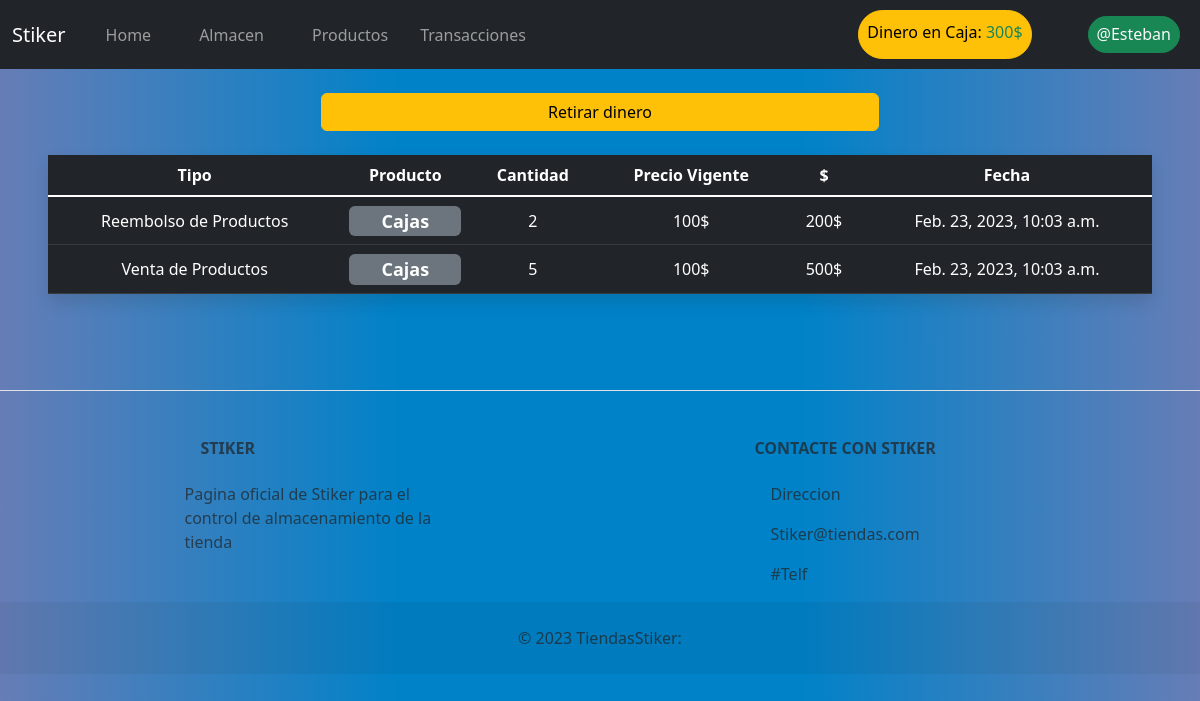
The page /Caja/ (signed in) on the database as committed earlier.
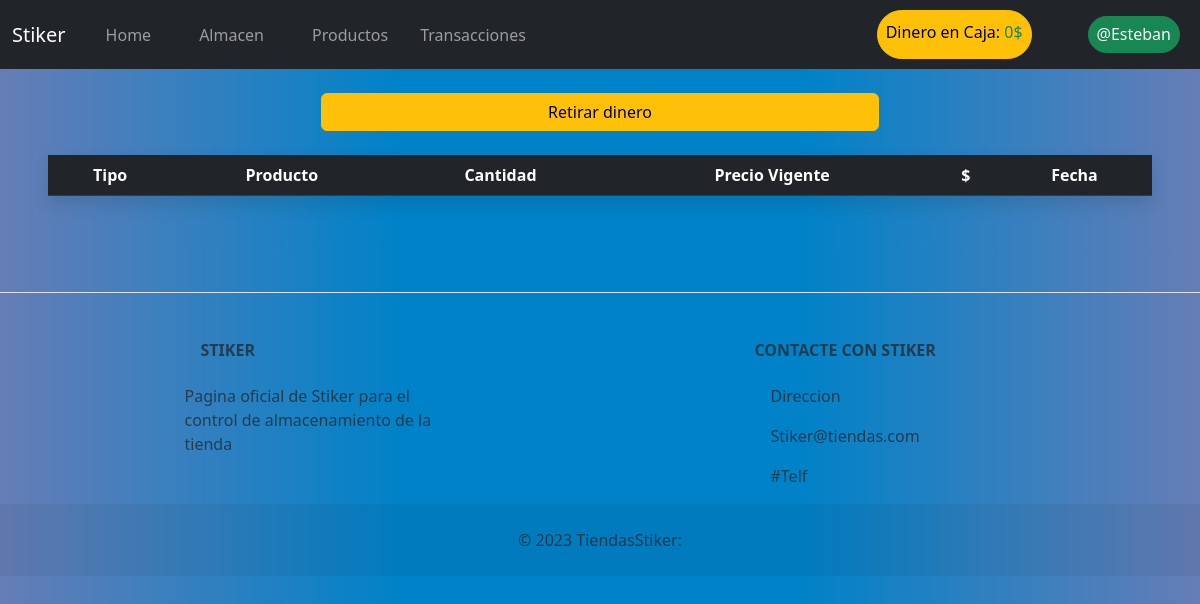
The same page on the database as committed later.
### AlmacenApp/models.py (models this page shows, shortened)
class RegisteCash(models.Model):
    money=models.IntegerField(default=0)

class Movement(models.Model):
    MChoise = [
        ('EP','Entrada de Productos'),
        ('CP','Creado Producto'),
        ('SP','Salida de Productos'),
        ('RD','Retirada de Dinero'),
        ("eP","Editado de Producto"),
        ("VP","Venta de Productos"),
        ("rP","Reembolso de Productos"),
        ("RP","Remover Producto")]
    type=models.CharField(max_length=2,choices=MChoise)
    date=models.DateTimeField(default=datetime.now,blank=True)
    price=models.IntegerField(default=0)
    lot=models.IntegerField(default=0)
    product=models.ForeignKey(Product, on_delete=models.CASCADE,null=True,blank=True,related_name="RN_product")

class Product(models.Model):
    name=models.CharField(max_length=30, unique=True)
    price=models.IntegerField()
    image=models.ImageField(blank=True,null=True,upload_to='productos',default="no_imagen.jpg", height_field=None, width_field=None, max_length=None)
    stored=models.IntegerField(blank=True,default=0)
    sold=models.IntegerField(blank=True,default=0)
    description=models.CharField(max_length=100,blank=True)
    removed=models.BooleanField(default=False)

### AlmacenApp/views.py (the view, shortened to what this page needs)
# urls.py: path('Caja/', views.CajaView,name='caja'),
def CajaView(request):
    movements=Movement.objects.filter(Q(type="VP") | Q(type="RD") | Q(type="rP")).order_by('-date')[:50]
    return render(request,"Caja.html",{"movements":movements})

### AlmacenApp/global.py (called while the page is built)
def UserGroups(request):
    groups=[]
    for group  in  request.user.groups.all():
        groups += {group.name}
    return  {"Groups":groups}

def GlobalElements(request):
    registe_cash=RegisteCash.objects.all().first()
    if registe_cash:
        return {"registe_cash":registe_cash,"year":datetime.today().year}
    pass

### AlmacenApp/Templates/Caja.html (shortened to what this page needs)
{% extends 'Base.html' %}
{% load static %}
{% block contenido %}
    {% if user.is_authenticated and "Administradores" in Groups %}
        <div class="continer-md">
            <div class="container my-4"style="text-align: center;">
                <div class="d-grid gap-2 col-6 mx-auto">
                        <button type="button" class="btn btn-warning " data-bs-toggle="modal" data-bs-target="#RetirarModal" data-bs-whatever="@RetDin">Retirar dinero</button>
                </div>
            </div>
            <div class="continer my-2 mx-5 w-3">
                <table class="table table-dark centrado shadow p-3 mb-5 bg-body-tertiary rounded">
                    <thead>
                    <tr>
                        <th scope="col">Tipo</th>
                        <th scope="col">Producto</th>
                        <th scope="col">Cantidad</th>
                        <th scope="col">Precio Vigente</th>
                        <th scope="col">$</th>
                        <th scope="col">Fecha</th>
                    </tr>
                    </thead>
                    <tbody class="table-group-divider">
                    {% for movement in movements %}
                    <tr>
                        <td>{{movement.get_type_display}}</td>
                            {% if movement.type == "VP" or movement.type == "rP" %}
                                <td>
                                    <a class="link-light h4 fill" style=" text-decoration: none;" href="{% url 'producto' movement.product.id %}">
                                        <span class="badge bg-secondary w-100" >
                                            {{movement.product.name}}
                                        </span>
                                    </a>
                                </td>
                                <td>{{movement.lot}}</td>
                                <td>{{movement.price}}$</td>
                                <td>{% widthratio movement.price 1 movement.lot %}$</td>
                            {% elif movement.type == "RD" %}
                                <td>-</td>
                                <td>{{movement.lot}}</td>
                                <td>-</td>
                                <td>-</td>
                            {% endif %}
                        <td>{{movement.date}}</td>
                    </tr>
                    {% endfor %}
                    </tbody>
                </table>
            </div>
        </div>
    {% else %}
        <meta http-equiv="Refresh" content="0; url='{% url 'home' %}'" />
    {% endif %}
{% endblock  %}

### AlmacenApp/Templates/Base.html (shortened to what this page needs)
<!DOCTYPE html>
<html>
<head >
  </body>
    {% load static %}
    <link href="{% static 'bootstrap/css/bootstrap.min.css'%}" rel="stylesheet">
    <link href="{% static 'css/styles.css'%}" rel="stylesheet">
</head>
<body class='bodycolor'>
  <nav class="navbar navbar-expand navbar-dark bg-dark">
    <div class="container-fluid">
      <div class="collapse navbar-collapse" id="navbarTogglerDemo01">
        <a class="navbar-brand" href="#">Stiker</a>
        <ul class="navbar-nav me-auto mb-2 mb-lg-0">
            <li class="nav-item">
              <a class="mx-3 nav-link {% if '/Home' in request.path %}active{% endif %}" aria-current="page" href="{% url 'home'%}">Home</a>
            </li>
            <li class="nav-item">
              <a class="mx-3 nav-link {% if '/Almacen' in request.path %}active{% endif %}" href="{% url 'almacen'%}">Almacen</a>
            </li>
            <li class="nav-item">
              <a class="mx-3 nav-link {% if '/Productos' in request.path %}active{% endif %}" href="{% url 'productos'%}">Productos</a>
            </li>
            {% if user.is_authenticated %}
              <li class="nav-item">
                <a class="nav-link {% if '/Transacciones' in request.path%}active{% endif %}" href="{% url 'transacciones'%}">Transacciones </a>
              </li>
            {% endif %}
        </ul>
        {% if user.is_authenticated %}
          <a class="btn btn-warning p-2 mx-5" type="button" {% if "Administradores" in Groups %} href="{% url 'caja' %}"{% endif %} style="border-radius: 60px;" >
            <p class="h6 pt-1">
              Dinero en Caja:
            <span class="text-success">
                {{registe_cash.money}}$
              </span>
            </p>
          </a>
        {% endif %}
        <div style="border-radius: 60px;" class="bg-success  h6 text-light border border-success m-2 p-2" type="button" data-bs-toggle="offcanvas" data-bs-target="#offcanvasRight" aria-controls="offcanvasRight">
          {% if user.is_authenticated %}
            @{{user.username}}
          {% else %}
            Ingresar
          {% endif %}
        </div>
      </div>
    </div>
  </nav>
  {% block contenido %}
  {% endblock  %}
</body>
<footer class="text-center text-lg-start bg-light text-muted bodycolor">
  <section class="d-flex justify-content-center justify-content-lg-between p-4 border-bottom">
  </section>
  <section class="">
    <div class="container text-center text-md-start mt-5">
      <div class="row mt-3">
        <div class="col-md-3 col-lg-4 col-xl-3 mx-auto mb-4">
          <h6 class="text-uppercase fw-bold mb-4">
            Stiker
          </h6>
          <p>
            Pagina oficial de Stiker para el control de almacenamiento de la tienda
          </p>
        </div>
        <div class="col-md-4 col-lg-3 col-xl-3 mx-auto mb-md-0 mb-4">
          <h6 class="text-uppercase fw-bold mb-4">Contacte con Stiker</h6>
          <p>Direccion</p>
          <p>
            Stiker@tiendas.com
          </p>
          <p>#Telf</p>
        </div>
      </div>
    </div>
  </section>
  <div class="text-center p-4" style="background-color: rgba(0, 0, 0, 0.05);">
    © {{year}} TiendasStiker:
  </div>
</footer>
</html>

Rows that differ between the two databases and show on the page:
removed Movement: type "Reembolso de Productos", product.name "Cajas", lot "2", price "100", price+lot "200", date "Feb. 23, 2023, 10:03 a.m."
removed Movement: type "Venta de Productos", product.name "Cajas", lot "5", price "100", price+lot "500", date "Feb. 23, 2023, 10:03 a.m."
changed RegisteCash: money "300" → "0"
